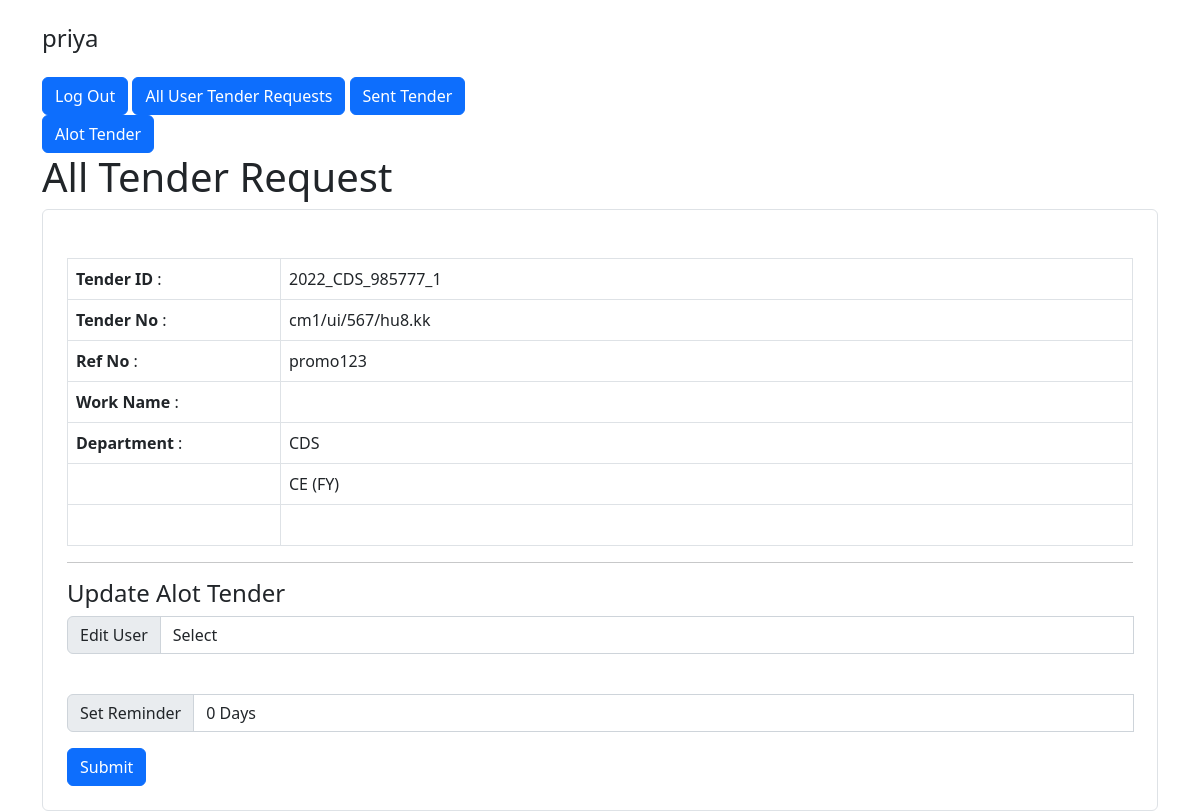
Screenshot of /sent-tenders/alot-tender.php?id=3 (signed in) with the database file from the repository.
### tables this page shows
CREATE TABLE `user_tender_requests` (
  `id` int(11) NOT NULL,
  `user_id` int(11) NOT NULL,
  `tender_id` int(11) NOT NULL,
  `created_at` timestamp NOT NULL DEFAULT current_timestamp(),
  `status` varchar(15) NOT NULL,
  `tender_no` varchar(20) DEFAULT NULL,
  `name_of_work` varchar(255) DEFAULT NULL,
  `file_name` varchar(40) DEFAULT NULL,
  `reference_code` varchar(20) DEFAULT NULL,
  `section_id` varchar(20) NOT NULL,
  `sent_at` datetime DEFAULT NULL,
  `edit_user_id` int(11) DEFAULT NULL,
  `allotted_at` datetime DEFAULT NULL,
  `updated_at` datetime DEFAULT current_timestamp() ON UPDATE current_timestamp(),
  `reminder_days` int(11) DEFAULT NULL
);

CREATE TABLE `tenders` (
  `id` int(11) NOT NULL,
  `due_date` date DEFAULT NULL,
  `tenderID` varchar(255) DEFAULT NULL,
  `department_id` int(11) DEFAULT NULL
);

CREATE TABLE `department` (
  `id` int(11) NOT NULL,
  `name` varchar(255) DEFAULT NULL
);

CREATE TABLE `sections` (
  `id` int(11) NOT NULL,
  `name` varchar(50) NOT NULL
);

### sent-tenders/alot-tender.php (the view, shortened to what this page needs)
<?php
require_once "../config.php";
$query = "SELECT department.name as departmentName, tenders.tenderID, user_tender_requests.id,
user_tender_requests.tender_No, user_tender_requests.name_of_work,
user_tender_requests.reference_code, sections.name as section_name FROM `user_tender_requests`
inner join `tenders` on user_tender_requests.tender_id = tenders.id
inner join `sections` on user_tender_requests.section_id= sections.id
inner join `department` on tenders.department_id = department.id where user_tender_requests.id=?;";
$updateTenderRequest = $link->prepare($query);
$updateTenderRequest->bind_param("i", $_GET['id']);
if ($updateTenderRequest->execute()) {
    $tenderRequest = $updateTenderRequest->get_result()->fetch_assoc();
}
?>
<!DOCTYPE html>
<html lang="en">
<head>
    <link href="https://cdn.jsdelivr.net/npm/bootstrap@5.2.0-beta1/dist/css/bootstrap.min.css" rel="stylesheet">
</head>
<body>
    <div class="container">
        <div class="col-lg-5 text-left">
            <h4 class="my-4"><?= htmlspecialchars($_SESSION["username"]); ?></h4>
            <a href="./logout.php" class="btn btn-primary">Log Out</a>
            <a href="../tender-requests/" class="btn btn-primary">All User Tender Requests</a>
            <a href="../sent-tenders/" class="btn btn-primary">Sent Tender</a>
            <a href="../alot-tenders/" class="btn btn-primary">Alot Tender</a>
        </div>
        <div class="row justify-content-center">
            <div class="col-lg-12">
                <h1>All Tender Request</h1>
                <div class="form-wrap border rounded p-4">
                    <section class="content">
                        <div class="box box-primary">
                            <br>
                            <table class="table  table-bordered" width="98%" style="margin-left:10px border=1">
                                <tbody>
                                    <tr>
                                        <td width="20%"><b>Tender ID</b> : </td>
                                        <td width="80%"><?php echo $tenderRequest['tenderID'] ?></td>
                                    </tr>
                                    <tr>
                                        <td width="20%"><b>Tender No</b> : </td>
                                        <td width="80%"> <?php echo $tenderRequest['tender_No'] ?></td>
                                    </tr>
                                    <tr>
                                        <td width="20%"><b>Ref No</b> : </td>
                                        <td width="80%"><?php echo $tenderRequest['reference_code'] ?></td>
                                    </tr>
                                    <tr>
                                        <td width="20%"><b>Work Name</b> : </td>
                                        <td width="80%"><?php echo $tenderRequest['name_of_work'] ?></td>
                                    </tr>
                                    <tr>
                                        <td width="20%"><b>Department</b> : </td>
                                        <td width="20%"><?php echo $tenderRequest['departmentName'] ?></td>
                                    </tr>
                                    <tr>
                                        <td>&nbsp;</td>
                                        <td><?php echo $tenderRequest['section_name'] ?></td>
                                    </tr>
                                    <tr>
                                        <td>&nbsp;</td>
                                        <td></td>
                                    </tr>
                                </tbody>
                            </table>
                            <hr>
                            <div class="box-header">
                                <h4 class="box-title">Update Alot Tender</h4>
                            </div>
                            <form method="POST" accept-charset="UTF-8" role="form" enctype="multipart/form-data">
                                <div class="box-body">
                                    <div class="input-group mb-3">
                                        <span class="input-group-text">Edit User</span>
                                        <select name="editUser" class="js-example-basic-multiple form-control" required="">
                                            <option value="">Select</option>
                                        </select>
                                    </div><br>
                                    <div class="input-group mb-3">
                                        <span class="input-group-text">Set Reminder</span>
                                        <select name="reminder" class="form-control">
                                            <option value="0">0 Days</option>
                                        </select>
                                    </div>
                                    <div class="box-footer">
                                        <button type="submit" class="btn btn-primary" name="submit">Submit</button>
                                    </div>
                                </div>
                            </form>
                        </div>
                    </section>
                </div>
            </div>
        </div>
    </div>
</body>
</html>

### rows the page displays
user_tender_requests: tender.tenderID "2022_CDS_985777_1", tender_no "cm1/ui/567/hu8.kk", reference_code "promo123", department.name "CDS", section.name "CE (FY)"

### other values shown
$_SESSION["username"] "priya"
